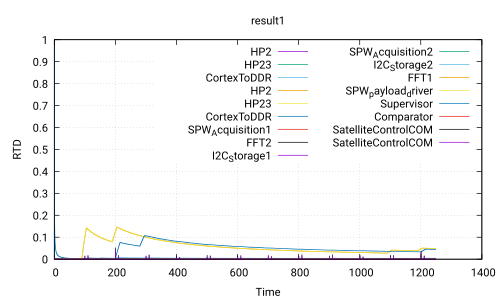

Write gnuplot code to recreate this figure.
 set title 'result1'
 set ylabel 'RTD'
 set xlabel 'Time'
 set grid
 set term pdf
 set output 'Use_case_DoubleCamera_Safety.ATIPPIC.executable280.0_100.0.pdf'
 plot 'Use_case_DoubleCamera_Safety.ATIPPIC.executable280.0_100.0.csv' using 1:2 with lines title 'HP2','Use_case_DoubleCamera_Safety.ATIPPIC.executable280.0_100.0.csv' using 1:3 with lines title 'HP23','Use_case_DoubleCamera_Safety.ATIPPIC.executable280.0_100.0.csv' using 1:4 with lines title 'CortexToDDR','Use_case_DoubleCamera_Safety.ATIPPIC.executable280.0_100.0.csv' using 1:5 with lines title 'HP2','Use_case_DoubleCamera_Safety.ATIPPIC.executable280.0_100.0.csv' using 1:6 with lines title 'HP23','Use_case_DoubleCamera_Safety.ATIPPIC.executable280.0_100.0.csv' using 1:7 with lines title 'CortexToDDR','Use_case_DoubleCamera_Safety.ATIPPIC.executable280.0_100.0.csv' using 1:8 with lines title 'SPW_Acquisition1','Use_case_DoubleCamera_Safety.ATIPPIC.executable280.0_100.0.csv' using 1:9 with lines title 'FFT2','Use_case_DoubleCamera_Safety.ATIPPIC.executable280.0_100.0.csv' using 1:10 with lines title 'I2C_Storage1','Use_case_DoubleCamera_Safety.ATIPPIC.executable280.0_100.0.csv' using 1:11 with lines title 'SPW_Acquisition2','Use_case_DoubleCamera_Safety.ATIPPIC.executable280.0_100.0.csv' using 1:12 with lines title 'I2C_Storage2','Use_case_DoubleCamera_Safety.ATIPPIC.executable280.0_100.0.csv' using 1:13 with lines title 'FFT1','Use_case_DoubleCamera_Safety.ATIPPIC.executable280.0_100.0.csv' using 1:14 with lines title 'SPW_payload_driver','Use_case_DoubleCamera_Safety.ATIPPIC.executable280.0_100.0.csv' using 1:15 with lines title 'Supervisor','Use_case_DoubleCamera_Safety.ATIPPIC.executable280.0_100.0.csv' using 1:16 with lines title 'Comparator','Use_case_DoubleCamera_Safety.ATIPPIC.executable280.0_100.0.csv' using 1:17 with lines title 'SatelliteControlCOM','Use_case_DoubleCamera_Safety.ATIPPIC.executable280.0_100.0.csv' using 1:18 with lines title 'SatelliteControlCOM'
